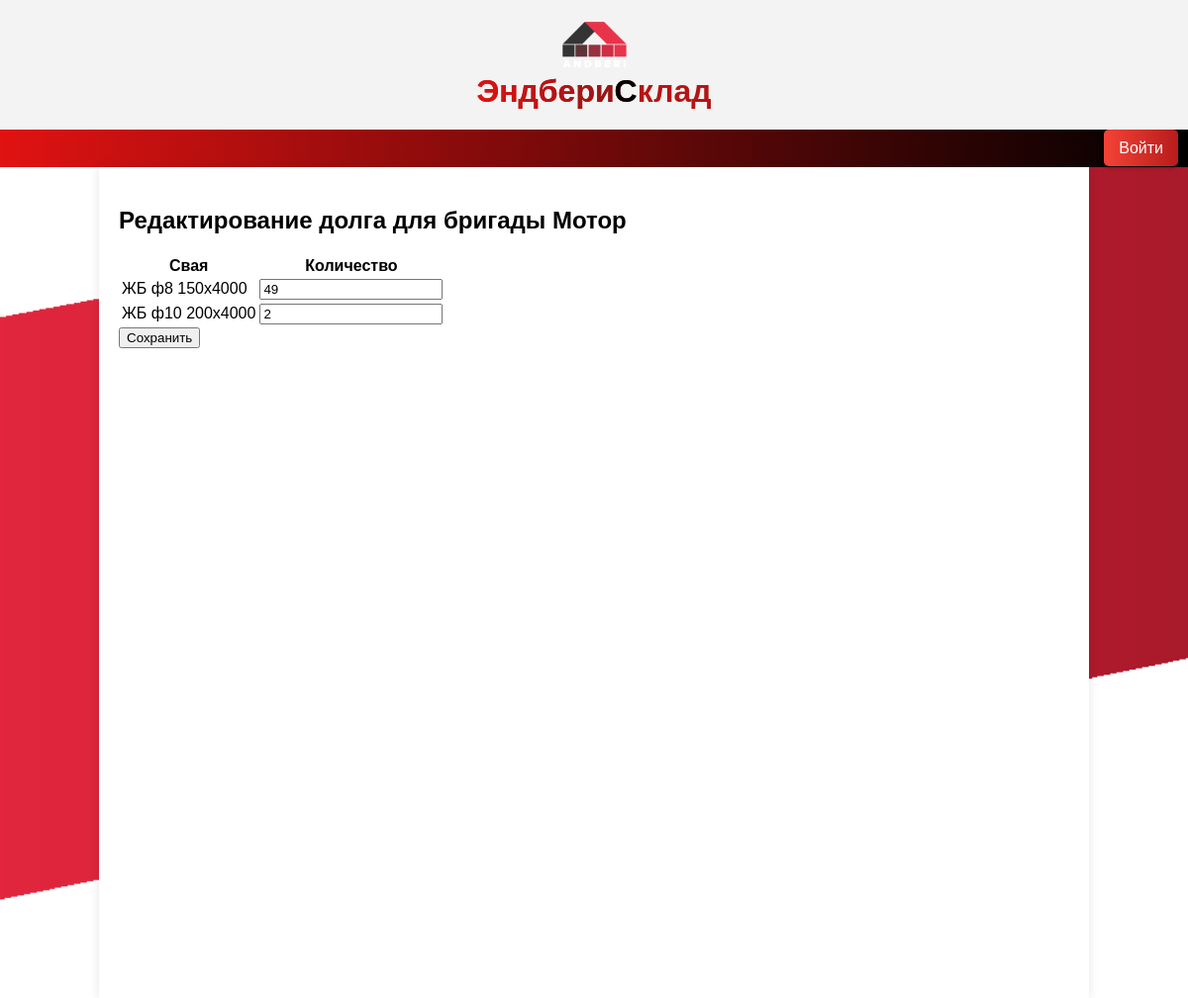
The page /debts/2/ on the database as committed earlier.
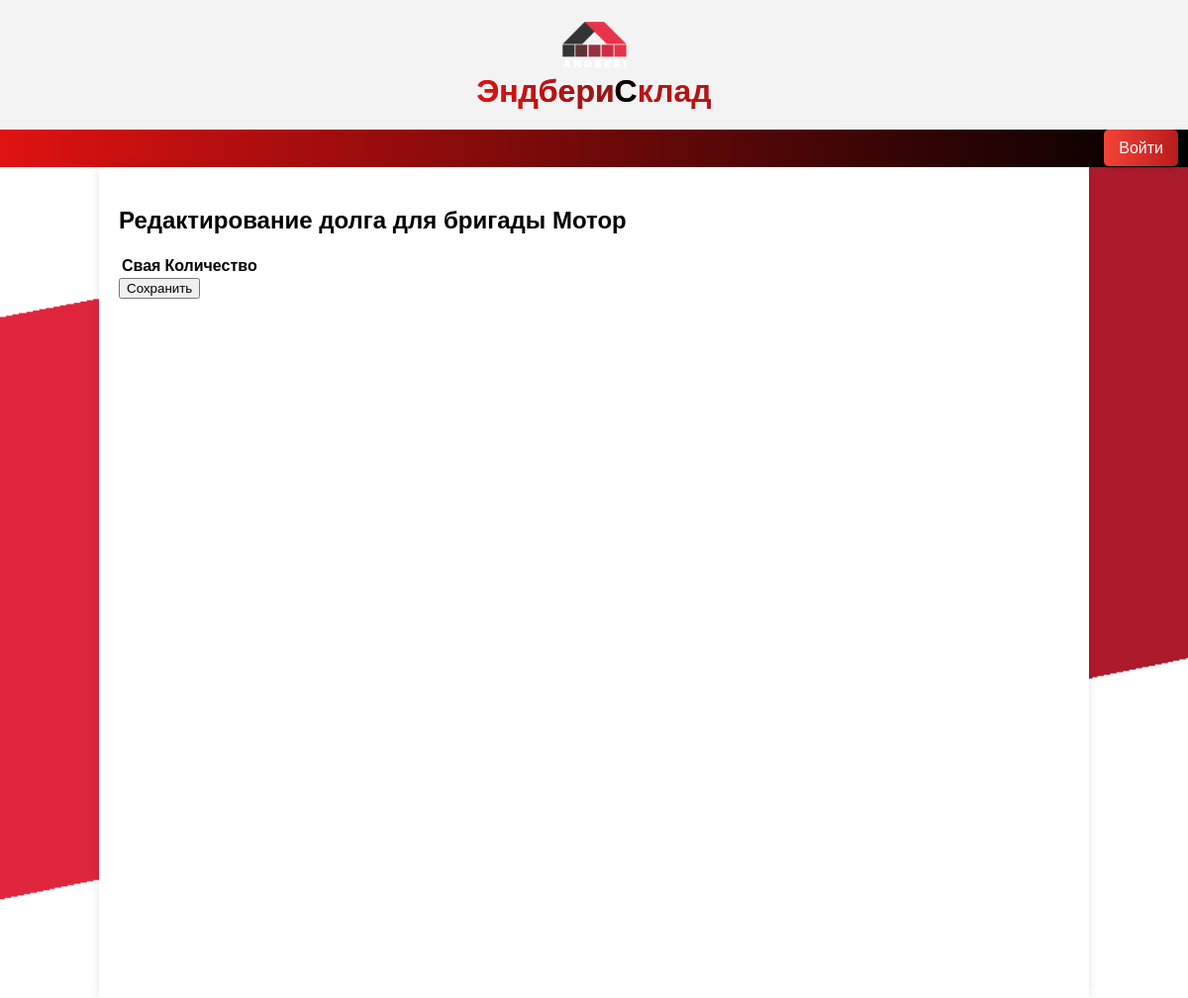
The same page on the database as committed later.
### sklad_app/models.py (models this page shows, shortened)
class Pile(models.Model):
    name=models.ForeignKey(NamePile,on_delete=models.CASCADE)
    size=models.CharField(max_length=100)
    weight=models.IntegerField(default=0)
    price_beton = models.DecimalField(max_digits=10, decimal_places=4,blank=True,default=0.0)
    price_wire_3 = models.DecimalField(max_digits=10, decimal_places=4,blank=True,default=0.0)
    price_wire_4 = models.DecimalField(max_digits=10, decimal_places=4, blank=True, default=0.0)
    price_wire_6 = models.DecimalField(max_digits=10, decimal_places=4, blank=True, default=0.0)
    price_armature = models.DecimalField(max_digits=10, decimal_places=4,blank=True,default=0.0)
    price_armature10 = models.DecimalField(max_digits=10, decimal_places=4,blank=True,default=0.0)
    count = models.IntegerField(default=0)
    defect = models.IntegerField(default=0)

class NamePile(models.Model):
    TYPE_CHOICES = (
        ('винтовые', 'Винтовые'),
        ('жб', 'Железобетонные'),
    )
    name = models.CharField(max_length=232)
    pile_type = models.CharField(max_length=10, choices=TYPE_CHOICES, default='винтовые', verbose_name='Тип')

### sklad_app/views.py (the view, shortened to what this page needs)
# urls.py: path('debts/<int:brigade_id>/', DebtDetailView.as_view(), name='debt_detail'),
class DebtDetailView(View):
    def get(self, request, brigade_id):
        debt = get_object_or_404(Debt, brigade_id=brigade_id)
        debt_details = json.loads(debt.details)
        piles = {Pile.objects.get(id=pile_id): quantity for pile_id, quantity in debt_details.items() if quantity != 0}
        return render(request, 'debt_detail.html', {'debt': debt, 'piles': piles})

### templates/debt_detail.html (shortened to what this page needs)
{% extends "index.html" %}
{% block content %}
<h2>Редактирование долга для бригады {{ debt.brigade.name }}</h2>
<form method="post">
    <table>
        <thead>
            <tr>
                <th>Свая</th>
                <th>Количество</th>
            </tr>
        </thead>
        <tbody>
            {% for pile, quantity in piles.items %}
            <tr>
                <td>{{ pile.name.name }} {{ pile.size }}</td>
                <td>
                    <input type="number" name="quantity_{{ pile.id }}" value="{{ quantity }}" min="0">
                </td>
            </tr>
            {% endfor %}
        </tbody>
    </table>
    <button type="submit">Сохранить</button>
</form>
{% endblock %}

Rows that differ between the two databases and show on the page:
no longer on this page (row edited): Pile: name.name "ЖБ ф8", size "150x4000", quantity "49"
no longer on this page (row unchanged): Pile: name.name "ЖБ ф10", size "200x4000", quantity "2"
